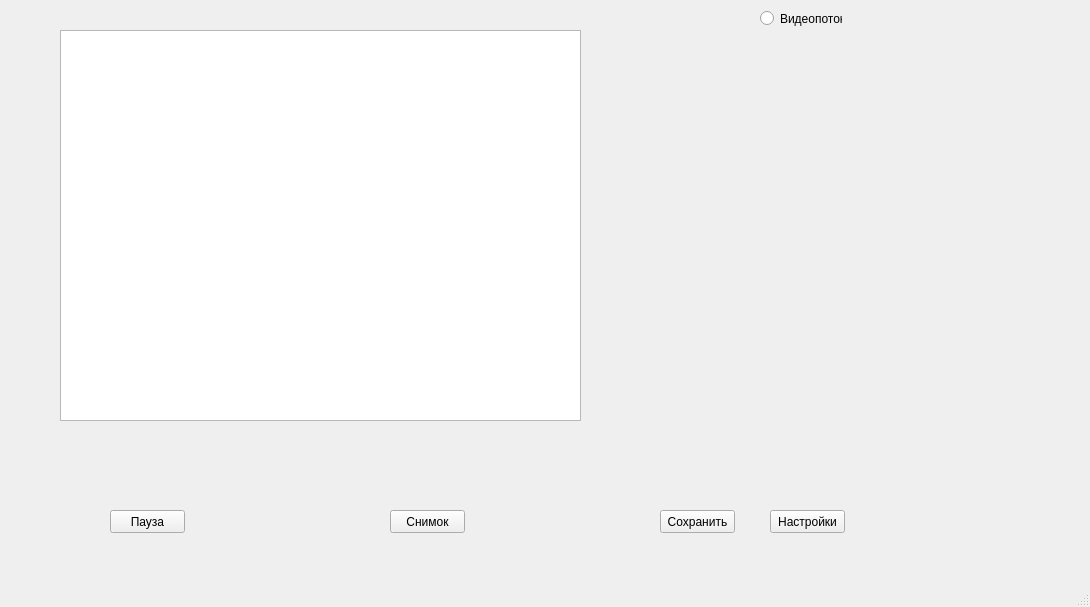
<?xml version="1.0" encoding="UTF-8"?>
<ui version="4.0">
 <class>MainWindow</class>
 <widget class="QMainWindow" name="MainWindow">
  <property name="geometry">
   <rect>
    <x>0</x>
    <y>0</y>
    <width>1090</width>
    <height>607</height>
   </rect>
  </property>
  <property name="windowTitle">
   <string>MainWindow</string>
  </property>
  <widget class="QWidget" name="centralwidget">
   <widget class="QRadioButton" name="radioButton">
    <property name="geometry">
     <rect>
      <x>760</x>
      <y>10</y>
      <width>82</width>
      <height>17</height>
     </rect>
    </property>
    <property name="text">
     <string>Видеопоток</string>
    </property>
   </widget>
   <widget class="QPushButton" name="pause">
    <property name="geometry">
     <rect>
      <x>110</x>
      <y>510</y>
      <width>75</width>
      <height>23</height>
     </rect>
    </property>
    <property name="text">
     <string>Пауза</string>
    </property>
   </widget>
   <widget class="QPushButton" name="screenShot">
    <property name="geometry">
     <rect>
      <x>390</x>
      <y>510</y>
      <width>75</width>
      <height>23</height>
     </rect>
    </property>
    <property name="text">
     <string>Снимок</string>
    </property>
   </widget>
   <widget class="QPushButton" name="save_but">
    <property name="geometry">
     <rect>
      <x>660</x>
      <y>510</y>
      <width>75</width>
      <height>23</height>
     </rect>
    </property>
    <property name="text">
     <string>Сохранить</string>
    </property>
   </widget>
   <widget class="QPushButton" name="sett_but">
    <property name="geometry">
     <rect>
      <x>770</x>
      <y>510</y>
      <width>75</width>
      <height>23</height>
     </rect>
    </property>
    <property name="text">
     <string>Настройки</string>
    </property>
   </widget>
   <widget class="QWidget" name="widget_2" native="true">
    <property name="geometry">
     <rect>
      <x>670</x>
      <y>70</y>
      <width>281</width>
      <height>191</height>
     </rect>
    </property>
   </widget>
   <widget class="QGraphicsView" name="graphicsView">
    <property name="geometry">
     <rect>
      <x>60</x>
      <y>30</y>
      <width>521</width>
      <height>391</height>
     </rect>
    </property>
   </widget>
  </widget>
  <widget class="QMenuBar" name="menubar">
   <property name="geometry">
    <rect>
     <x>0</x>
     <y>0</y>
     <width>1090</width>
     <height>21</height>
    </rect>
   </property>
  </widget>
  <widget class="QStatusBar" name="statusbar"/>
 </widget>
 <resources/>
 <connections/>
</ui>
